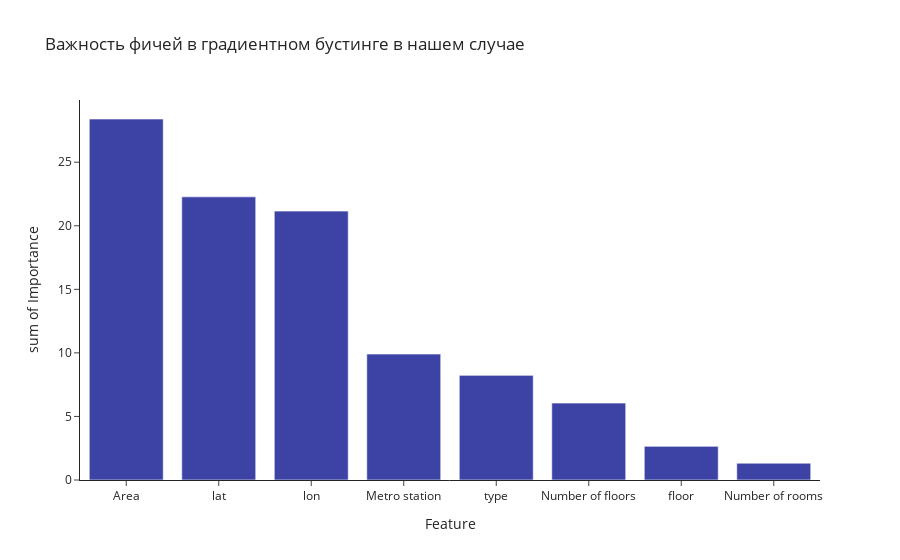

Notebook code cell kept with this figure:
### Code cell
feature_importances = model.feature_importances_
feature_importance_df = pd.DataFrame({'Feature': X_train.columns, 'Importance': feature_importances})
feature_importance_df = feature_importance_df.sort_values(by='Importance', ascending=False)
px.histogram(feature_importance_df, x='Feature', y='Importance', template='simple_white',
             title='Важность фичей в градиентном бустинге в нашем случае', color_discrete_sequence=['#3c43a5'], 
             labels = {'count':'количество'})

### Figure 1 — Plotly figure (JSON) as saved in the notebook; plotly's stock layout.template omitted (floating-point values rounded to 4 significant figures)
{"data": [{"alignmentgroup": "True", "bingroup": "x", "histfunc": "sum", "hovertemplate": "Feature=%{x}<br>sum of Importance=%{y}<extra></extra>", "legendgroup": "", "marker": {"color": "#3c43a5", "pattern": {"shape": ""}}, "name": "", "offsetgroup": "", "orientation": "v", "showlegend": false, "type": "histogram", "x": ["Area", "lat", "lon", "Metro station", "type", "Number of floors", "floor", "Number of rooms"], "xaxis": "x", "y": [28.4, 22.28, 21.15, 9.909, 8.232, 6.054, 2.649, 1.327], "yaxis": "y"}], "layout": {"barmode": "relative", "legend": {"tracegroupgap": 0}, "title": {"text": "Важность фичей в градиентном бустинге в нашем случае"}, "xaxis": {"anchor": "y", "domain": [0, 1], "title": {"text": "Feature"}}, "yaxis": {"anchor": "x", "domain": [0, 1], "title": {"text": "sum of Importance"}}}}
